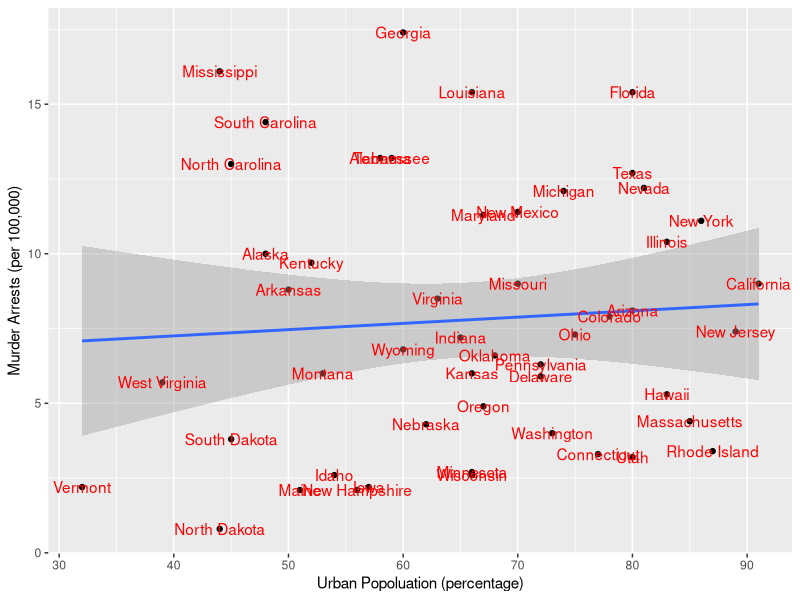
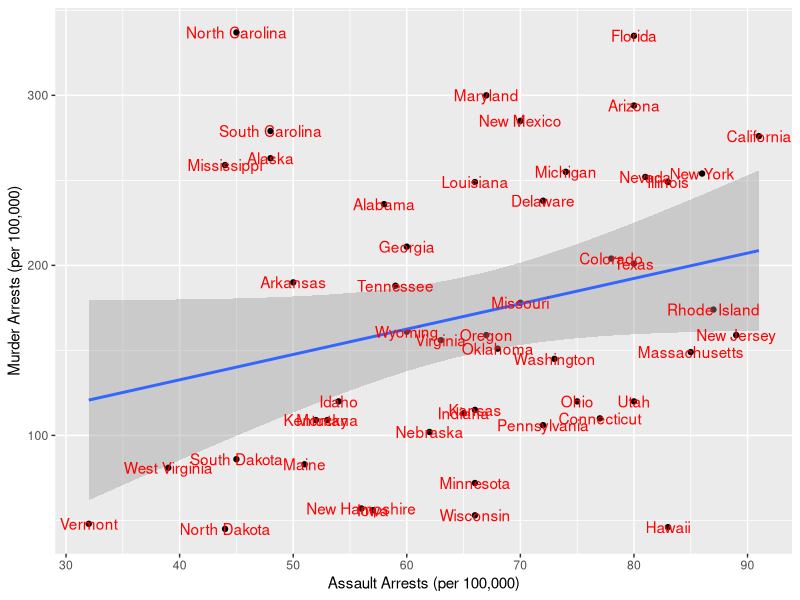
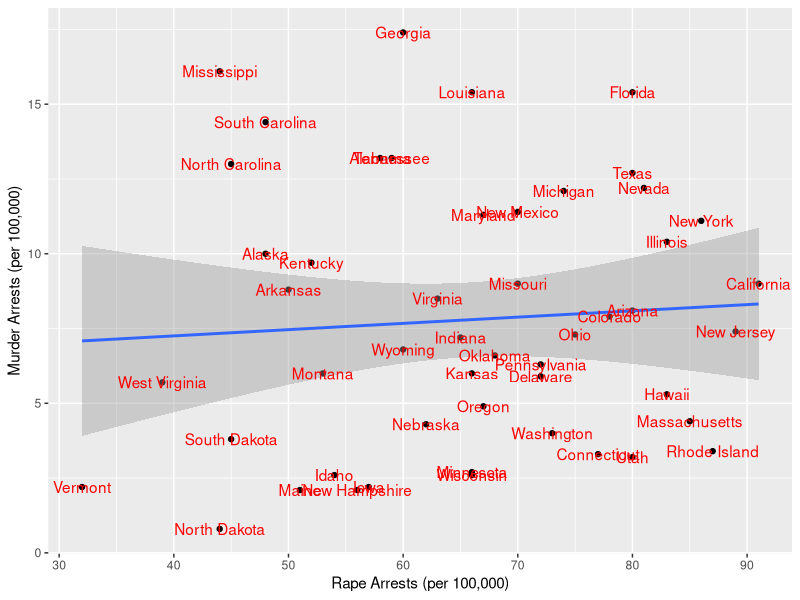

Write R code to recreate these figures, in order.
## ---- chunk 1
head(USArrests)
## ---- chunk 2
library(ggplot2)
g = ggplot( USArrests, aes( UrbanPop, Murder, label=rownames(USArrests)  ) )
g = g + xlab("Urban Popoluation (percentage)")
g = g + geom_point()
g = g + geom_smooth( method = "lm")
g = g + geom_text(color = "red")
g = g + ylab("Murder Arrests (per 100,000)") 
  print( g )
## ---- chunk 3
library(ggplot2)
g = ggplot( USArrests, aes( UrbanPop, Assault, label=rownames(USArrests)  ) )
g = g + xlab("Assault Arrests (per 100,000)")
g = g + geom_point()
g = g + geom_smooth( method = "lm")
g = g + geom_text(color = "red")
g = g + ylab("Murder Arrests (per 100,000)") 
  print( g )
## ---- chunk 4
library(ggplot2)
g = ggplot( USArrests, aes( UrbanPop, Murder, label=rownames(USArrests)  ) )
g = g + xlab("Rape Arrests (per 100,000)")
g = g + geom_point()
g = g + geom_smooth( method = "lm")
g = g + geom_text(color = "red")
g = g + ylab("Murder Arrests (per 100,000)") 
  print( g )
## ---- chunk 5
fit1 <- lm( Murder ~ Assault, USArrests )
fit2 <- lm( Murder ~ Assault + Rape, USArrests )
fit3 <- lm( Murder ~ Assault + Rape + UrbanPop, USArrests )
anova123 <- anova( fit1, fit2, fit3 )
anova123
